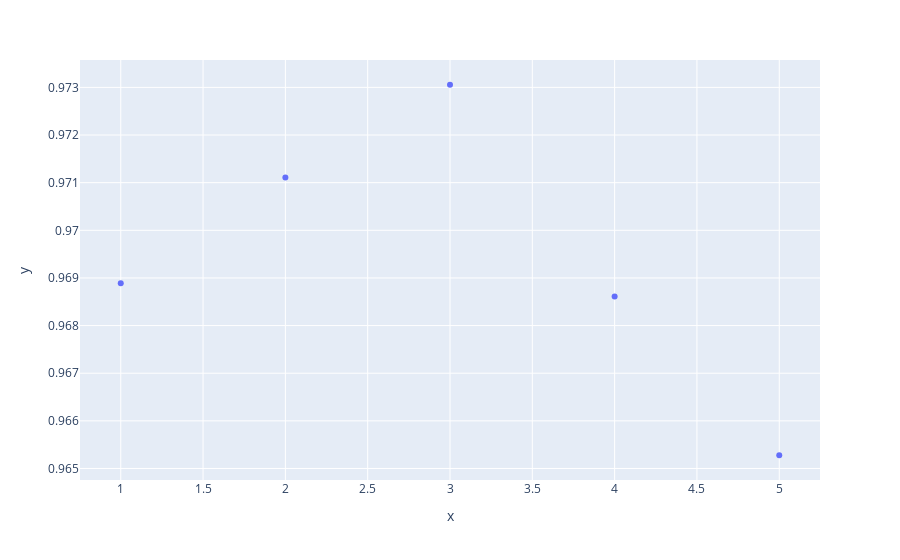

The notebook cell this image was saved under:
### Markdown cell above
Liczba warstw wewnętrznych nie ma większego wpływu na dokładność.

### Code cell
test_variable_param(inner_layers=range(1, 6))

### Figure 1 — Plotly figure (JSON) as saved in the notebook; plotly's stock layout.template omitted (floating-point values rounded to 4 significant figures)
{"data": [{"hovertemplate": "x=%{x}<br>y=%{y}<extra></extra>", "legendgroup": "", "marker": {"color": "#636efa", "symbol": "circle"}, "mode": "markers", "name": "", "orientation": "v", "showlegend": false, "type": "scatter", "x": [1, 2, 3, 4, 5], "xaxis": "x", "y": [0.9689, 0.9711, 0.9731, 0.9686, 0.9653], "yaxis": "y"}], "layout": {"legend": {"tracegroupgap": 0}, "margin": {"t": 60}, "xaxis": {"anchor": "y", "domain": [0, 1], "title": {"text": "x"}}, "yaxis": {"anchor": "x", "domain": [0, 1], "title": {"text": "y"}}}}
